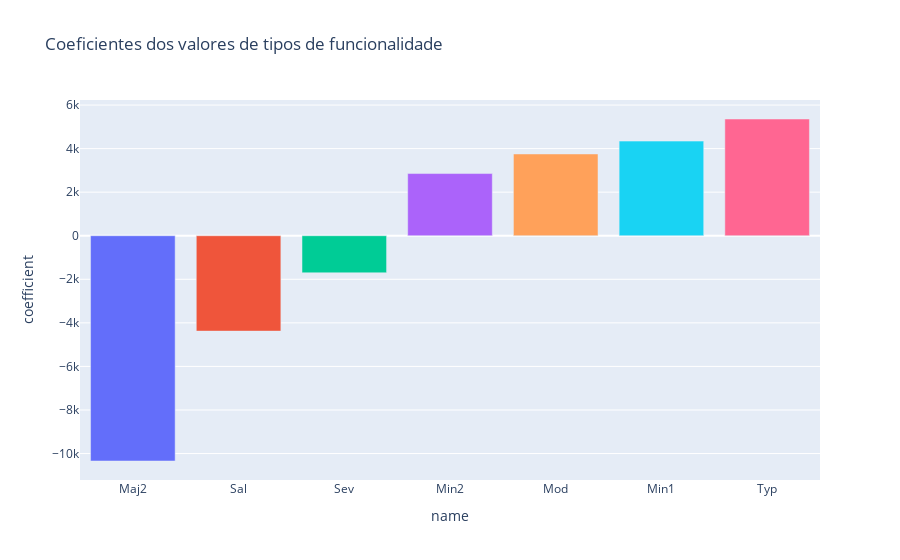

The cell this chart's notebook holds for it:
### Markdown cell above
### Funcionalidade

O nível de funcionalidade quão bem o imóvel atende as necessidades que deveria. Observando os coeficientes, é curioso notar que funcionalidade severamente limitada (Sev) ou mesmo irrecuperável (Sal) reduz *menos* o preço do que limitações significativas (Maj2). Enquanto surpreendente a princípio, esse resultado pode ser facilmente justificado: imóveis como limitações significativas provavelmente não são inadequados o suficiente para justificar a demolição, mas a adaptação é certamente custosa.

### Code cell
plot_category_coefficients(
    'Coeficientes dos valores de tipos de funcionalidade',
    coef_df,
    'cat__Functional_'
)

### Figure 1 — Plotly figure (JSON) as saved in the notebook; plotly's stock layout.template omitted (floating-point values rounded to 4 significant figures)
{"data": [{"hovertemplate": "name=%{x}<br>coefficient=%{y}<extra></extra>", "legendgroup": "Maj2", "marker": {"color": "#636efa", "pattern": {"shape": ""}}, "name": "Maj2", "orientation": "v", "showlegend": true, "textposition": "auto", "type": "bar", "x": ["Maj2"], "xaxis": "x", "y": [-10340.0], "yaxis": "y"}, {"hovertemplate": "name=%{x}<br>coefficient=%{y}<extra></extra>", "legendgroup": "Sal", "marker": {"color": "#EF553B", "pattern": {"shape": ""}}, "name": "Sal", "orientation": "v", "showlegend": true, "textposition": "auto", "type": "bar", "x": ["Sal"], "xaxis": "x", "y": [-4380.0], "yaxis": "y"}, {"hovertemplate": "name=%{x}<br>coefficient=%{y}<extra></extra>", "legendgroup": "Sev", "marker": {"color": "#00cc96", "pattern": {"shape": ""}}, "name": "Sev", "orientation": "v", "showlegend": true, "textposition": "auto", "type": "bar", "x": ["Sev"], "xaxis": "x", "y": [-1702.0], "yaxis": "y"}, {"hovertemplate": "name=%{x}<br>coefficient=%{y}<extra></extra>", "legendgroup": "Min2", "marker": {"color": "#ab63fa", "pattern": {"shape": ""}}, "name": "Min2", "orientation": "v", "showlegend": true, "textposition": "auto", "type": "bar", "x": ["Min2"], "xaxis": "x", "y": [2855.0], "yaxis": "y"}, {"hovertemplate": "name=%{x}<br>coefficient=%{y}<extra></extra>", "legendgroup": "Mod", "marker": {"color": "#FFA15A", "pattern": {"shape": ""}}, "name": "Mod", "orientation": "v", "showlegend": true, "textposition": "auto", "type": "bar", "x": ["Mod"], "xaxis": "x", "y": [3754.0], "yaxis": "y"}, {"hovertemplate": "name=%{x}<br>coefficient=%{y}<extra></extra>", "legendgroup": "Min1", "marker": {"color": "#19d3f3", "pattern": {"shape": ""}}, "name": "Min1", "orientation": "v", "showlegend": true, "textposition": "auto", "type": "bar", "x": ["Min1"], "xaxis": "x", "y": [4344.0], "yaxis": "y"}, {"hovertemplate": "name=%{x}<br>coefficient=%{y}<extra></extra>", "legendgroup": "Typ", "marker": {"color": "#FF6692", "pattern": {"shape": ""}}, "name": "Typ", "orientation": "v", "showlegend": true, "textposition": "auto", "type": "bar", "x": ["Typ"], "xaxis": "x", "y": [5359.0], "yaxis": "y"}], "layout": {"autosize": true, "barmode": "relative", "legend": {"title": {"text": "name"}, "tracegroupgap": 0}, "showlegend": false, "title": {"text": "Coeficientes dos valores de tipos de funcionalidade"}, "xaxis": {"anchor": "y", "autorange": true, "categoryarray": ["Maj2", "Sal", "Sev", "Min2", "Mod", "Min1", "Typ"], "categoryorder": "array", "domain": [0, 1], "range": [-0.5, 6.5], "title": {"text": "name"}, "type": "category"}, "yaxis": {"anchor": "x", "autorange": true, "domain": [0, 1], "range": [-11220.0, 6232.0], "title": {"text": "coefficient"}, "type": "linear"}}}
